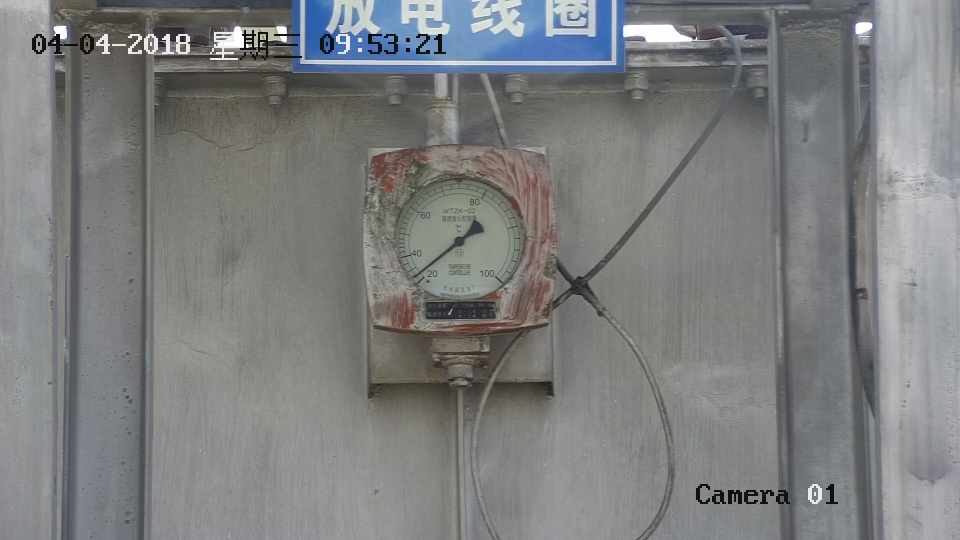
#> input picture point-meter-identification-kmeans/test/1.jpg, 1920 x 1080 px (shown at 1/2 size)
$ python '模板匹配+Hough直线.py'   (older library calls are emulated)
#> lines starting #> are read from the running program, lines starting #| are printed output that depends on the picture; after the words box and inside, x2 and y2 are one past the last pixel; in counts of white or black regions, pixels touching at a corner belong together
import cv2
from time import time
import numpy as np
from sklearn.cluster import KMeans
from sklearn.utils import shuffle

methods = ['cv2.TM_CCOEFF', 'cv2.TM_CCOEFF_NORMED', 'cv2.TM_CCORR', 'cv2.TM_CCORR_NORMED', 'cv2.TM_SQDIFF', 'cv2.TM_SQDIFF_NORMED']
method = cv2.TM_CCOEFF

def normalized_picture(img):
    y, x = img.shape[:2]
    y_s = 536
    x_s = x * y_s / y
    x_x = int(x_s)
    crop_size = (x_x, y_s)
    #nor = cv2.resize(img, crop_size, interpolation=cv2.INTER_LINEAR)
    nor = cv2.resize(img, None, fx = 1, fy = 1, interpolation=cv2.INTER_LINEAR)
    y, x = nor.shape[:2]
    print("图片的长和宽为：", x, y)
    return nor

def get_match_rect(template,img,method):
    '''获取模板匹配的矩形的左上角和右下角的坐标'''
    w, h = template.shape[1],template.shape[0]
    res = cv2.matchTemplate(img, template, method)
    mn_val, max_val, min_loc, max_loc = cv2.minMaxLoc(res)
    # 使用不同的方法，对结果的解释不同
    if method in [cv2.TM_SQDIFF, cv2.TM_SQDIFF_NORMED]:
        top_left = min_loc
    else:
        top_left = max_loc
    bottom_right = (top_left[0] + w, top_left[1] + h)
    return top_left,bottom_right

def get_center_point(top_left,bottom_right):
    '''传入左上角和右下角坐标，获取中心点'''
    c_x, c_y = ((np.array(top_left) + np.array(bottom_right)) / 2).astype(np.int)
    return c_x,c_y

def get_circle_field_color(img,center,r,thickness):
    '''获取中心圆形区域的色值集'''
    temp=img.copy().astype(np.int)
    cv2.circle(temp,center,r,-100,thickness=thickness)
    return img[temp == -100]

def v2_by_center_circle(img,colors):
    '''二值化通过中心圆的颜色集合'''
    for i in range(img.shape[0]):
        for j in range(img.shape[1]):
            a = img[i, j]
            if a in colors:
                img[i, j] = 0
            else:
                img[i, j] = 255

def v2_by_k_means(img):
    '''使用k-means二值化'''
    original_img = np.array(img, dtype=np.float64)
    src = original_img.copy()
    delta_y = int(original_img.shape[0] * (0.4))
    delta_x = int(original_img.shape[1] * (0.4))
    original_img = original_img[delta_y:-delta_y, delta_x:-delta_x]
    h, w, d = src.shape
    #print(w, h, d)
    dts = min([w, h])
    #print(dts)
    r2 = (dts / 2) ** 2
    c_x, c_y = w / 2, h / 2
    a: np.ndarray = original_img[:, :, 0:3].astype(np.uint8)
    # 获取尺寸(宽度、长度、深度)
    height, width = original_img.shape[0], original_img.shape[1]
    depth = 3
    #print(depth)
    image_flattened = np.reshape(original_img, (width * height, depth))
    '''
    用K-Means算法在随机中选择1000个颜色样本中建立64个类。
    每个类都可能是压缩调色板中的一种颜色。
    '''
    image_array_sample = shuffle(image_flattened, random_state=0)
    estimator = KMeans(n_clusters=2, random_state=0)
    estimator.fit(image_array_sample)
    '''
    我们为原始图片的每个像素进行类的分配。
    '''
    src_shape = src.shape
    new_img_flattened = np.reshape(src, (src_shape[0] * src_shape[1], depth))
    cluster_assignments = estimator.predict(new_img_flattened)
    '''
    我们建立通过压缩调色板和类分配结果创建压缩后的图片
    '''
    compressed_palette = estimator.cluster_centers_
    #print(compressed_palette)
    a = np.apply_along_axis(func1d=lambda x: np.uint8(compressed_palette[x]), arr=cluster_assignments, axis=0)
    img = a.reshape(src_shape[0], src_shape[1], depth)
    #print(compressed_palette[0, 0])
    threshold = (compressed_palette[0, 0] + compressed_palette[1, 0]) / 2
    img[img[:, :, 0] > threshold] = 255
    img[img[:, :, 0] < threshold] = 0
    #cv2.imshow('sd0', img)
    for x in range(w):
        for y in range(h):
            distance = ((x - c_x) ** 2 + (y - c_y) ** 2)
            if distance > r2:
                pass
                img[y, x] = (255, 255, 255)
    cv2.imshow('Kmeans', img)
    #cv2.waitKey(0)
    #cv2.destroyAllWindows()
    return img

def detect_pointer(nor):
        d_nor = nor.copy()
        gray = cv2.cvtColor(d_nor, cv2.COLOR_BGR2GRAY)
        gaussian = cv2.GaussianBlur(gray, (3, 3), 0)
        edges = cv2.Canny(gaussian, 60, 143, apertureSize=3)
        y, x = nor.shape[:2]
        rho = 1
        theta = np.pi / 180
        minLineLength = y * 0.5
        max_line_gap = y * 0.1
        threshold = 88
        lines = cv2.HoughLinesP(edges, rho, theta, threshold, minLineLength=minLineLength,maxLineGap=max_line_gap)
        #lines = cv2.HoughLines(edges, 1, np.pi / 180, 80)

        for i in range(0, len(lines)):
            for x1, y1, x2, y2 in lines[i]:
                cv2.line(d_nor, (x1, y1), (x2, y2), (0, 255, 0), 2)
                cv2.imshow('Lines', d_nor)
        return nor

if __name__ == '__main__':
        t0 = time()
        img_s = cv2.imread('test/1.jpg')
#> img_s is the input picture: shape (1080, 1920, 3); mean B, G, R 126.7, 126.4, 124.7
        img_s = normalized_picture(img_s)
#| 图片的长和宽为： 1920 1080
        img = img_s.copy()
        img_b = cv2.cvtColor(img_s, cv2.COLOR_BGR2GRAY)
        template = cv2.imread('template1.png')
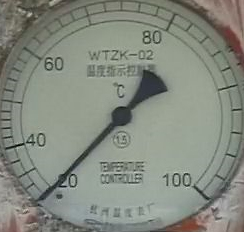
#> input picture point-meter-identification-kmeans/template1.png, 244 x 232 px
#> template is the input picture: shape (232, 244, 3); mean B, G, R 127.2, 137.7, 132.5
        template = cv2.cvtColor(template, cv2.COLOR_BGR2GRAY)
#> template: shape (232, 244)
        # 匹配并返回矩形坐标
        top_left, bottom_right = get_match_rect(template, img_b, method)
#> in get_match_rect, `res = cv2.matchTemplate(img, template, method)`:
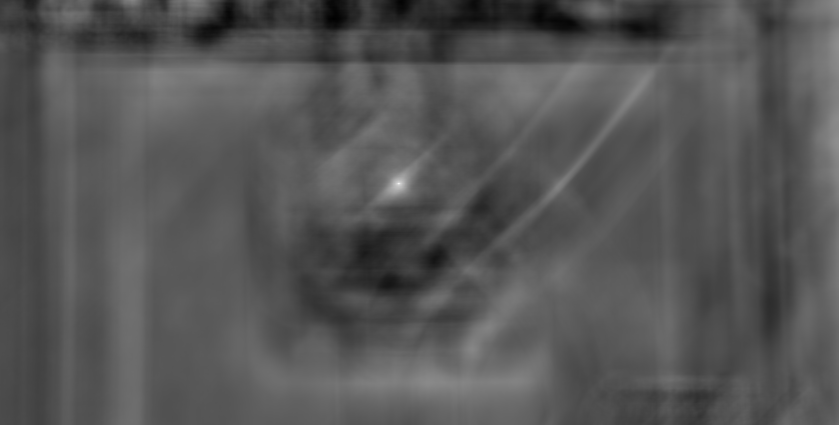
#> res: shape (849, 1677) float32 (shown at 1/2 size); min -16801534, max 33503230, mean 155895.1; drawn with min black and max white
#> in get_match_rect, `mn_val, max_val, min_loc, max_loc = cv2.minMaxLoc(res)`: mn_val = -16801534; max_val = 33503230; min_loc = (667, 37); max_loc = (797, 367)
#> in get_match_rect, `bottom_right = (top_left[0] + w, top_left[1] + h)`: bottom_right = (1041, 599)
#> top_left = (797, 367); bottom_right = (1041, 599)
        c_x, c_y = get_center_point(top_left, bottom_right)
#> in get_center_point, `c_x, c_y = ((np.array(top_left) + np.array(bottom_right)) / 2).astype(..`: c_x = 919; c_y = 483
#> c_x = 919; c_y = 483
        # print(c_x,c_y)
        # 绘制矩形
        cv2.rectangle(img_s, top_left, bottom_right, 255, 2)
#> img_s: shape (1080, 1920, 3); 0.14% of pixels changed, all inside (x1, y1, x2, y2) = (796, 366, 1043, 601)
        #cv2.imshow('Screenshot', cv2.resize(img_s, (int(img.shape[1] * 0.5), int(img.shape[0] * 0.5))))
        cv2.imshow('Original',img_s)
        new = img[top_left[1]:bottom_right[1] + 1, top_left[0]:bottom_right[0] + 1]
        #template = cv2.imread('template3.png')
        #top_left, bottom_right = get_match_rect(template, new, method=method)
        #new_ = new[top_left[1]:bottom_right[1] + 1, top_left[0]:bottom_right[0] + 1]
        cv2.imshow('Screenshot',new)
        nor = normalized_picture(new)
#| 图片的长和宽为： 245 233
        kmeans = v2_by_k_means(nor)
#> in v2_by_k_means, `original_img = original_img[delta_y:-delta_y, delta_x:-delta_x]`:
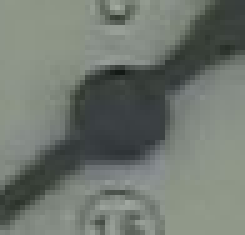
#> original_img: shape (47, 49, 3) float64 (shown 5 times larger); mean B, G, R 111.2, 118.9, 111.9
#> in v2_by_k_means, `image_flattened = np.reshape(original_img, (width * height, depth))`: image_flattened = 2303 rows, first 8: [137, 150, 142], [137, 152, 144], [137, 152, 144], [136, 151, 143], [135, 150, 142], [135, 150, 142], [134, 149, 141], [133, 148, 140]
#> in v2_by_k_means, `image_array_sample = shuffle(image_flattened, random_state=0)`: image_array_sample = 2303 rows, first 8: [103, 114, 106], [135, 143, 136], [133, 137, 131], [59, 66, 59], [137, 150, 142], [60, 64, 58], [39, 46, 39], [133, 137, 131]
#> in v2_by_k_means, `img[img[:, :, 0] < threshold] = 0`:
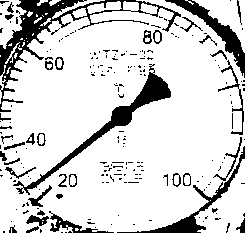
#> img: shape (233, 245, 3); 83.1% white; 218 black regions (181 under 20 px), largest, box (x1, y1, x2, y2) and area: (0, 0, 181, 112) 2773, (13, 64, 171, 195) 1807, (165, 0, 245, 78) 1104
#> after the loop in v2_by_k_means, `for x in range(w):`:
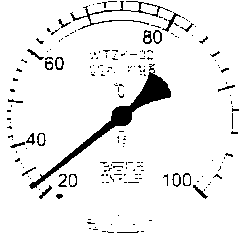
#> img: shape (233, 245, 3); 93.2% white; 195 black regions (169 under 20 px), largest, box (x1, y1, x2, y2) and area: (29, 64, 171, 189) 1718, (70, 1, 172, 30) 362, (162, 12, 181, 32) 76
        pointer = detect_pointer(nor)
#> in detect_pointer, `edges = cv2.Canny(gaussian, 60, 143, apertureSize=3)`:
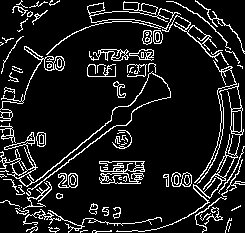
#> edges: shape (233, 245); 11.4% white in thin lines or dots
#> in detect_pointer, `lines = cv2.HoughLinesP(edges, rho, theta, threshold, minLineLength=mi..`: lines = [[9, 203, 133, 102], [13, 204, 139, 106]]
#> the loop in detect_pointer, `for i in range(0, len(lines)):` made 2 passes
#> pass 2, in detect_pointer, `cv2.imshow('Lines', d_nor)`:
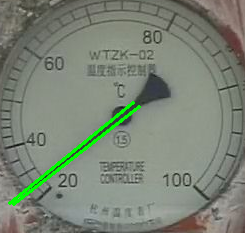
#> window 'Lines': shape (233, 245, 3); mean B, G, R 118, 132.2, 123.1
        t1 = time()
        t= t1 - t0
        print("刻度为：", "24.89560216511")
        print("程序运行时间为：", t)
        cv2.waitKey(0)
